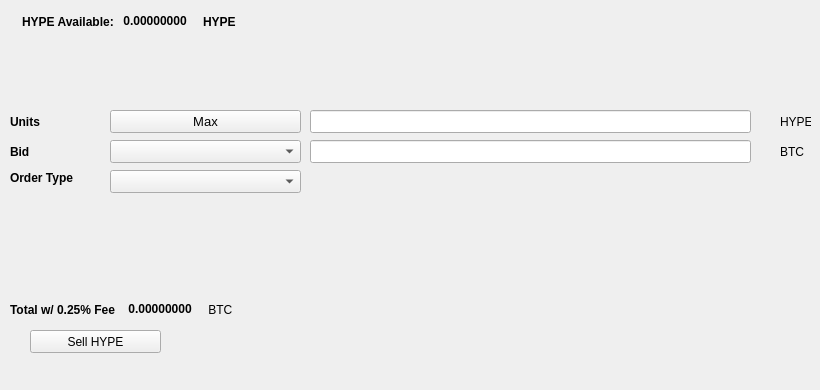
   <widget class="QWidget" name="SellTab">
    <attribute name="title">
     <string>Sell</string>
    </attribute>
    <widget class="QLabel" name="label_16">
     <property name="geometry">
      <rect>
       <x>780</x>
       <y>140</y>
       <width>31</width>
       <height>23</height>
      </rect>
     </property>
     <property name="text">
      <string>BTC</string>
     </property>
    </widget>
    <widget class="QComboBox" name="SellBidcomboBox">
     <property name="geometry">
      <rect>
       <x>110</x>
       <y>140</y>
       <width>191</width>
       <height>23</height>
      </rect>
     </property>
     <property name="font">
      <font>
       <pointsize>10</pointsize>
      </font>
     </property>
    </widget>
    <widget class="QLabel" name="label_18">
     <property name="geometry">
      <rect>
       <x>10</x>
       <y>110</y>
       <width>46</width>
       <height>23</height>
      </rect>
     </property>
     <property name="font">
      <font>
       <weight>75</weight>
       <bold>true</bold>
      </font>
     </property>
     <property name="text">
      <string>Units</string>
     </property>
    </widget>
    <widget class="QPushButton" name="Sell_Max_Amount">
     <property name="geometry">
      <rect>
       <x>110</x>
       <y>110</y>
       <width>191</width>
       <height>23</height>
      </rect>
     </property>
     <property name="font">
      <font>
       <pointsize>10</pointsize>
      </font>
     </property>
     <property name="text">
      <string>Max</string>
     </property>
    </widget>
    <widget class="QLabel" name="label_20">
     <property name="geometry">
      <rect>
       <x>10</x>
       <y>170</y>
       <width>91</width>
       <height>16</height>
      </rect>
     </property>
     <property name="font">
      <font>
       <weight>75</weight>
       <bold>true</bold>
      </font>
     </property>
     <property name="text">
      <string>Order Type</string>
     </property>
    </widget>
    <widget class="QComboBox" name="SellOrdertypeCombo">
     <property name="geometry">
      <rect>
       <x>110</x>
       <y>170</y>
       <width>191</width>
       <height>23</height>
      </rect>
     </property>
     <property name="font">
      <font>
       <pointsize>10</pointsize>
      </font>
     </property>
    </widget>
    <widget class="QLabel" name="label_21">
     <property name="geometry">
      <rect>
       <x>10</x>
       <y>140</y>
       <width>46</width>
       <height>23</height>
      </rect>
     </property>
     <property name="font">
      <font>
       <weight>75</weight>
       <bold>true</bold>
      </font>
     </property>
     <property name="text">
      <string>Bid</string>
     </property>
    </widget>
    <widget class="QLabel" name="label_22">
     <property name="geometry">
      <rect>
       <x>780</x>
       <y>110</y>
       <width>31</width>
       <height>23</height>
      </rect>
     </property>
     <property name="text">
      <string>HYPE</string>
     </property>
    </widget>
    <widget class="QLineEdit" name="UnitsInputHYPE">
     <property name="geometry">
      <rect>
       <x>310</x>
       <y>110</y>
       <width>441</width>
       <height>23</height>
      </rect>
     </property>
     <property name="font">
      <font>
       <pointsize>9</pointsize>
       <weight>75</weight>
       <bold>true</bold>
      </font>
     </property>
    </widget>
    <widget class="QLineEdit" name="SellBidPriceEdit">
     <property name="geometry">
      <rect>
       <x>310</x>
       <y>140</y>
       <width>441</width>
       <height>23</height>
      </rect>
     </property>
     <property name="font">
      <font>
       <pointsize>9</pointsize>
       <weight>75</weight>
       <bold>true</bold>
      </font>
     </property>
    </widget>
    <widget class="QPushButton" name="SellHYPEBTN">
     <property name="geometry">
      <rect>
       <x>30</x>
       <y>330</y>
       <width>131</width>
       <height>23</height>
      </rect>
     </property>
     <property name="text">
      <string>Sell HYPE</string>
     </property>
     <property name="icon">
      <iconset resource="../hype">
       <normaloff>:/icons/bitcoin</normaloff>:/icons/bitcoin</iconset>
     </property>
    </widget>
    <widget class="QWidget" name="layoutWidget3">
     <property name="geometry">
      <rect>
       <x>22</x>
       <y>12</y>
       <width>258</width>
       <height>19</height>
      </rect>
     </property>
     <layout class="QHBoxLayout" name="horizontalLayout">
      <item>
       <widget class="QLabel" name="label232_2">
        <property name="font">
         <font>
          <weight>75</weight>
          <bold>true</bold>
         </font>
        </property>
        <property name="text">
         <string>HYPE Available:</string>
        </property>
       </widget>
      </item>
      <item>
       <widget class="QLabel" name="HYPEAvailableLabel">
        <property name="palette">
         <palette>
          <active>
           <colorrole role="WindowText">
            <brush brushstyle="SolidPattern">
             <color alpha="255">
              <red>0</red>
              <green>0</green>
              <blue>0</blue>
             </color>
            </brush>
           </colorrole>
           <colorrole role="Button">
            <brush brushstyle="SolidPattern">
             <color alpha="255">
              <red>0</red>
              <green>170</green>
              <blue>0</blue>
             </color>
            </brush>
           </colorrole>
           <colorrole role="Light">
            <brush brushstyle="SolidPattern">
             <color alpha="255">
              <red>0</red>
              <green>255</green>
              <blue>0</blue>
             </color>
            </brush>
           </colorrole>
           <colorrole role="Midlight">
            <brush brushstyle="SolidPattern">
             <color alpha="255">
              <red>0</red>
              <green>212</green>
              <blue>0</blue>
             </color>
            </brush>
           </colorrole>
           <colorrole role="Dark">
            <brush brushstyle="SolidPattern">
             <color alpha="255">
              <red>0</red>
              <green>85</green>
              <blue>0</blue>
             </color>
            </brush>
           </colorrole>
           <colorrole role="Mid">
            <brush brushstyle="SolidPattern">
             <color alpha="255">
              <red>0</red>
              <green>113</green>
              <blue>0</blue>
             </color>
            </brush>
           </colorrole>
           <colorrole role="Text">
            <brush brushstyle="SolidPattern">
             <color alpha="255">
              <red>0</red>
              <green>170</green>
              <blue>0</blue>
             </color>
            </brush>
           </colorrole>
           <colorrole role="BrightText">
            <brush brushstyle="SolidPattern">
             <color alpha="255">
              <red>255</red>
              <green>255</green>
              <blue>255</blue>
             </color>
            </brush>
           </colorrole>
           <colorrole role="ButtonText">
            <brush brushstyle="SolidPattern">
             <color alpha="255">
              <red>0</red>
              <green>0</green>
              <blue>0</blue>
             </color>
            </brush>
           </colorrole>
           <colorrole role="Base">
            <brush brushstyle="SolidPattern">
             <color alpha="255">
              <red>255</red>
              <green>255</green>
              <blue>255</blue>
             </color>
            </brush>
           </colorrole>
           <colorrole role="Window">
            <brush brushstyle="SolidPattern">
             <color alpha="255">
              <red>0</red>
              <green>170</green>
              <blue>0</blue>
             </color>
            </brush>
           </colorrole>
           <colorrole role="Shadow">
            <brush brushstyle="SolidPattern">
             <color alpha="255">
              <red>0</red>
              <green>0</green>
              <blue>0</blue>
             </color>
            </brush>
           </colorrole>
           <colorrole role="AlternateBase">
            <brush brushstyle="SolidPattern">
             <color alpha="255">
              <red>127</red>
              <green>212</green>
              <blue>127</blue>
             </color>
            </brush>
           </colorrole>
           <colorrole role="ToolTipBase">
            <brush brushstyle="SolidPattern">
             <color alpha="255">
              <red>255</red>
              <green>255</green>
              <blue>220</blue>
             </color>
            </brush>
           </colorrole>
           <colorrole role="ToolTipText">
            <brush brushstyle="SolidPattern">
             <color alpha="255">
              <red>0</red>
              <green>0</green>
              <blue>0</blue>
             </color>
            </brush>
           </colorrole>
          </active>
          <inactive>
           <colorrole role="WindowText">
            <brush brushstyle="SolidPattern">
             <color alpha="255">
              <red>0</red>
              <green>0</green>
              <blue>0</blue>
             </color>
            </brush>
           </colorrole>
           <colorrole role="Button">
            <brush brushstyle="SolidPattern">
             <color alpha="255">
              <red>0</red>
              <green>170</green>
              <blue>0</blue>
             </color>
            </brush>
           </colorrole>
           <colorrole role="Light">
            <brush brushstyle="SolidPattern">
             <color alpha="255">
              <red>0</red>
              <green>255</green>
              <blue>0</blue>
             </color>
            </brush>
           </colorrole>
           <colorrole role="Midlight">
            <brush brushstyle="SolidPattern">
             <color alpha="255">
              <red>0</red>
              <green>212</green>
              <blue>0</blue>
             </color>
            </brush>
           </colorrole>
           <colorrole role="Dark">
            <brush brushstyle="SolidPattern">
             <color alpha="255">
              <red>0</red>
              <green>85</green>
              <blue>0</blue>
             </color>
            </brush>
           </colorrole>
           <colorrole role="Mid">
            <brush brushstyle="SolidPattern">
             <color alpha="255">
              <red>0</red>
              <green>113</green>
              <blue>0</blue>
             </color>
            </brush>
           </colorrole>
           <colorrole role="Text">
            <brush brushstyle="SolidPattern">
             <color alpha="255">
              <red>0</red>
              <green>170</green>
              <blue>0</blue>
             </color>
            </brush>
           </colorrole>
           <colorrole role="BrightText">
            <brush brushstyle="SolidPattern">
             <color alpha="255">
              <red>255</red>
              <green>255</green>
              <blue>255</blue>
             </color>
            </brush>
           </colorrole>
           <colorrole role="ButtonText">
            <brush brushstyle="SolidPattern">
             <color alpha="255">
              <red>0</red>
              <green>0</green>
              <blue>0</blue>
             </color>
            </brush>
           </colorrole>
           <colorrole role="Base">
            <brush brushstyle="SolidPattern">
             <color alpha="255">
              <red>255</red>
              <green>255</green>
              <blue>255</blue>
             </color>
            </brush>
           </colorrole>
           <colorrole role="Window">
            <brush brushstyle="SolidPattern">
             <color alpha="255">
              <red>0</red>
              <green>170</green>
              <blue>0</blue>
             </color>
            </brush>
           </colorrole>
           <colorrole role="Shadow">
            <brush brushstyle="SolidPattern">
             <color alpha="255">
              <red>0</red>
              <green>0</green>
              <blue>0</blue>
             </color>
            </brush>
           </colorrole>
           <colorrole role="AlternateBase">
            <brush brushstyle="SolidPattern">
             <color alpha="255">
              <red>127</red>
              <green>212</green>
              <blue>127</blue>
             </color>
            </brush>
           </colorrole>
           <colorrole role="ToolTipBase">
            <brush brushstyle="SolidPattern">
             <color alpha="255">
              <red>255</red>
              <green>255</green>
              <blue>220</blue>
             </color>
            </brush>
           </colorrole>
           <colorrole role="ToolTipText">
            <brush brushstyle="SolidPattern">
             <color alpha="255">
              <red>0</red>
              <green>0</green>
              <blue>0</blue>
             </color>
            </brush>
           </colorrole>
          </inactive>
          <disabled>
           <colorrole role="WindowText">
            <brush brushstyle="SolidPattern">
             <color alpha="255">
              <red>0</red>
              <green>85</green>
              <blue>0</blue>
             </color>
            </brush>
           </colorrole>
           <colorrole role="Button">
            <brush brushstyle="SolidPattern">
             <color alpha="255">
              <red>0</red>
              <green>170</green>
              <blue>0</blue>
             </color>
            </brush>
           </colorrole>
           <colorrole role="Light">
            <brush brushstyle="SolidPattern">
             <color alpha="255">
              <red>0</red>
              <green>255</green>
              <blue>0</blue>
             </color>
            </brush>
           </colorrole>
           <colorrole role="Midlight">
            <brush brushstyle="SolidPattern">
             <color alpha="255">
              <red>0</red>
              <green>212</green>
              <blue>0</blue>
             </color>
            </brush>
           </colorrole>
           <colorrole role="Dark">
            <brush brushstyle="SolidPattern">
             <color alpha="255">
              <red>0</red>
              <green>85</green>
              <blue>0</blue>
             </color>
            </brush>
           </colorrole>
           <colorrole role="Mid">
            <brush brushstyle="SolidPattern">
             <color alpha="255">
              <red>0</red>
              <green>113</green>
              <blue>0</blue>
             </color>
            </brush>
           </colorrole>
           <colorrole role="Text">
            <brush brushstyle="SolidPattern">
             <color alpha="255">
              <red>0</red>
              <green>85</green>
              <blue>0</blue>
             </color>
            </brush>
           </colorrole>
           <colorrole role="BrightText">
            <brush brushstyle="SolidPattern">
             <color alpha="255">
              <red>255</red>
              <green>255</green>
              <blue>255</blue>
             </color>
            </brush>
           </colorrole>
           <colorrole role="ButtonText">
            <brush brushstyle="SolidPattern">
             <color alpha="255">
              <red>0</red>
              <green>85</green>
              <blue>0</blue>
             </color>
            </brush>
           </colorrole>
           <colorrole role="Base">
            <brush brushstyle="SolidPattern">
             <color alpha="255">
              <red>0</red>
              <green>170</green>
              <blue>0</blue>
             </color>
            </brush>
           </colorrole>
           <colorrole role="Window">
            <brush brushstyle="SolidPattern">
             <color alpha="255">
              <red>0</red>
              <green>170</green>
              <blue>0</blue>
             </color>
            </brush>
           </colorrole>
           <colorrole role="Shadow">
            <brush brushstyle="SolidPattern">
             <color alpha="255">
              <red>0</red>
              <green>0</green>
              <blue>0</blue>
             </color>
            </brush>
           </colorrole>
           <colorrole role="AlternateBase">
            <brush brushstyle="SolidPattern">
             <color alpha="255">
              <red>0</red>
              <green>170</green>
              <blue>0</blue>
             </color>
            </brush>
           </colorrole>
           <colorrole role="ToolTipBase">
            <brush brushstyle="SolidPattern">
             <color alpha="255">
              <red>255</red>
              <green>255</green>
              <blue>220</blue>
             </color>
            </brush>
           </colorrole>
           <colorrole role="ToolTipText">
            <brush brushstyle="SolidPattern">
             <color alpha="255">
              <red>0</red>
              <green>0</green>
              <blue>0</blue>
             </color>
            </brush>
           </colorrole>
          </disabled>
         </palette>
        </property>
        <property name="font">
         <font>
          <weight>75</weight>
          <bold>true</bold>
         </font>
        </property>
        <property name="text">
         <string> 0.00000000 </string>
        </property>
        <property name="textInteractionFlags">
         <set>Qt::LinksAccessibleByMouse|Qt::TextSelectableByKeyboard|Qt::TextSelectableByMouse</set>
        </property>
       </widget>
      </item>
      <item>
       <widget class="QLabel" name="labelHYPE">
        <property name="font">
         <font>
          <weight>75</weight>
          <bold>true</bold>
         </font>
        </property>
        <property name="text">
         <string>HYPE</string>
        </property>
       </widget>
      </item>
     </layout>
    </widget>
    <widget class="QWidget" name="layoutWidget">
     <property name="geometry">
      <rect>
       <x>10</x>
       <y>300</y>
       <width>268</width>
       <height>19</height>
      </rect>
     </property>
     <layout class="QHBoxLayout" name="horizontalLayout_2">
      <item>
       <widget class="QLabel" name="label_19">
        <property name="font">
         <font>
          <weight>75</weight>
          <bold>true</bold>
         </font>
        </property>
        <property name="text">
         <string>Total w/ 0.25% Fee </string>
        </property>
       </widget>
      </item>
      <item>
       <widget class="QLabel" name="SellCostLabel">
        <property name="palette">
         <palette>
          <active>
           <colorrole role="WindowText">
            <brush brushstyle="SolidPattern">
             <color alpha="255">
              <red>0</red>
              <green>0</green>
              <blue>0</blue>
             </color>
            </brush>
           </colorrole>
           <colorrole role="Button">
            <brush brushstyle="SolidPattern">
             <color alpha="255">
              <red>0</red>
              <green>170</green>
              <blue>0</blue>
             </color>
            </brush>
           </colorrole>
           <colorrole role="Light">
            <brush brushstyle="SolidPattern">
             <color alpha="255">
              <red>0</red>
              <green>255</green>
              <blue>0</blue>
             </color>
            </brush>
           </colorrole>
           <colorrole role="Midlight">
            <brush brushstyle="SolidPattern">
             <color alpha="255">
              <red>0</red>
              <green>212</green>
              <blue>0</blue>
             </color>
            </brush>
           </colorrole>
           <colorrole role="Dark">
            <brush brushstyle="SolidPattern">
             <color alpha="255">
              <red>0</red>
              <green>85</green>
              <blue>0</blue>
             </color>
            </brush>
           </colorrole>
           <colorrole role="Mid">
            <brush brushstyle="SolidPattern">
             <color alpha="255">
              <red>0</red>
              <green>113</green>
              <blue>0</blue>
             </color>
            </brush>
           </colorrole>
           <colorrole role="Text">
            <brush brushstyle="SolidPattern">
             <color alpha="255">
              <red>0</red>
              <green>170</green>
              <blue>0</blue>
             </color>
            </brush>
           </colorrole>
           <colorrole role="BrightText">
            <brush brushstyle="SolidPattern">
             <color alpha="255">
              <red>255</red>
              <green>255</green>
              <blue>255</blue>
             </color>
            </brush>
           </colorrole>
           <colorrole role="ButtonText">
            <brush brushstyle="SolidPattern">
             <color alpha="255">
              <red>0</red>
              <green>0</green>
              <blue>0</blue>
             </color>
            </brush>
           </colorrole>
           <colorrole role="Base">
            <brush brushstyle="SolidPattern">
             <color alpha="255">
              <red>255</red>
              <green>255</green>
              <blue>255</blue>
             </color>
            </brush>
           </colorrole>
           <colorrole role="Window">
            <brush brushstyle="SolidPattern">
             <color alpha="255">
              <red>0</red>
              <green>170</green>
              <blue>0</blue>
             </color>
            </brush>
           </colorrole>
           <colorrole role="Shadow">
            <brush brushstyle="SolidPattern">
             <color alpha="255">
              <red>0</red>
              <green>0</green>
              <blue>0</blue>
             </color>
            </brush>
           </colorrole>
           <colorrole role="AlternateBase">
            <brush brushstyle="SolidPattern">
             <color alpha="255">
              <red>127</red>
              <green>212</green>
              <blue>127</blue>
             </color>
            </brush>
           </colorrole>
           <colorrole role="ToolTipBase">
            <brush brushstyle="SolidPattern">
             <color alpha="255">
              <red>255</red>
              <green>255</green>
              <blue>220</blue>
             </color>
            </brush>
           </colorrole>
           <colorrole role="ToolTipText">
            <brush brushstyle="SolidPattern">
             <color alpha="255">
              <red>0</red>
              <green>0</green>
              <blue>0</blue>
             </color>
            </brush>
           </colorrole>
          </active>
          <inactive>
           <colorrole role="WindowText">
            <brush brushstyle="SolidPattern">
             <color alpha="255">
              <red>0</red>
              <green>0</green>
              <blue>0</blue>
             </color>
            </brush>
           </colorrole>
           <colorrole role="Button">
            <brush brushstyle="SolidPattern">
             <color alpha="255">
              <red>0</red>
              <green>170</green>
              <blue>0</blue>
             </color>
            </brush>
           </colorrole>
           <colorrole role="Light">
            <brush brushstyle="SolidPattern">
             <color alpha="255">
              <red>0</red>
              <green>255</green>
              <blue>0</blue>
             </color>
            </brush>
           </colorrole>
           <colorrole role="Midlight">
            <brush brushstyle="SolidPattern">
             <color alpha="255">
              <red>0</red>
              <green>212</green>
              <blue>0</blue>
             </color>
            </brush>
           </colorrole>
           <colorrole role="Dark">
            <brush brushstyle="SolidPattern">
             <color alpha="255">
              <red>0</red>
              <green>85</green>
              <blue>0</blue>
             </color>
            </brush>
           </colorrole>
           <colorrole role="Mid">
            <brush brushstyle="SolidPattern">
             <color alpha="255">
              <red>0</red>
              <green>113</green>
              <blue>0</blue>
             </color>
            </brush>
           </colorrole>
           <colorrole role="Text">
            <brush brushstyle="SolidPattern">
             <color alpha="255">
              <red>0</red>
              <green>170</green>
              <blue>0</blue>
             </color>
            </brush>
           </colorrole>
           <colorrole role="BrightText">
            <brush brushstyle="SolidPattern">
             <color alpha="255">
              <red>255</red>
              <green>255</green>
              <blue>255</blue>
             </color>
            </brush>
           </colorrole>
           <colorrole role="ButtonText">
            <brush brushstyle="SolidPattern">
             <color alpha="255">
              <red>0</red>
              <green>0</green>
              <blue>0</blue>
             </color>
            </brush>
           </colorrole>
           <colorrole role="Base">
            <brush brushstyle="SolidPattern">
             <color alpha="255">
              <red>255</red>
              <green>255</green>
              <blue>255</blue>
             </color>
            </brush>
           </colorrole>
           <colorrole role="Window">
            <brush brushstyle="SolidPattern">
             <color alpha="255">
              <red>0</red>
              <green>170</green>
              <blue>0</blue>
             </color>
            </brush>
           </colorrole>
           <colorrole role="Shadow">
            <brush brushstyle="SolidPattern">
             <color alpha="255">
              <red>0</red>
              <green>0</green>
              <blue>0</blue>
             </color>
            </brush>
           </colorrole>
           <colorrole role="AlternateBase">
            <brush brushstyle="SolidPattern">
             <color alpha="255">
              <red>127</red>
              <green>212</green>
              <blue>127</blue>
             </color>
            </brush>
           </colorrole>
           <colorrole role="ToolTipBase">
            <brush brushstyle="SolidPattern">
             <color alpha="255">
              <red>255</red>
              <green>255</green>
              <blue>220</blue>
             </color>
            </brush>
           </colorrole>
           <colorrole role="ToolTipText">
            <brush brushstyle="SolidPattern">
             <color alpha="255">
              <red>0</red>
              <green>0</green>
              <blue>0</blue>
             </color>
            </brush>
           </colorrole>
          </inactive>
          <disabled>
           <colorrole role="WindowText">
            <brush brushstyle="SolidPattern">
             <color alpha="255">
              <red>0</red>
              <green>85</green>
              <blue>0</blue>
             </color>
            </brush>
           </colorrole>
           <colorrole role="Button">
            <brush brushstyle="SolidPattern">
             <color alpha="255">
              <red>0</red>
              <green>170</green>
              <blue>0</blue>
             </color>
            </brush>
           </colorrole>
           <colorrole role="Light">
            <brush brushstyle="SolidPattern">
             <color alpha="255">
              <red>0</red>
              <green>255</green>
              <blue>0</blue>
             </color>
            </brush>
           </colorrole>
           <colorrole role="Midlight">
            <brush brushstyle="SolidPattern">
             <color alpha="255">
              <red>0</red>
              <green>212</green>
              <blue>0</blue>
             </color>
            </brush>
           </colorrole>
           <colorrole role="Dark">
            <brush brushstyle="SolidPattern">
             <color alpha="255">
              <red>0</red>
              <green>85</green>
              <blue>0</blue>
             </color>
            </brush>
           </colorrole>
           <colorrole role="Mid">
            <brush brushstyle="SolidPattern">
             <color alpha="255">
              <red>0</red>
              <green>113</green>
              <blue>0</blue>
             </color>
            </brush>
           </colorrole>
           <colorrole role="Text">
            <brush brushstyle="SolidPattern">
             <color alpha="255">
              <red>0</red>
              <green>85</green>
              <blue>0</blue>
             </color>
            </brush>
           </colorrole>
           <colorrole role="BrightText">
            <brush brushstyle="SolidPattern">
             <color alpha="255">
              <red>255</red>
              <green>255</green>
              <blue>255</blue>
             </color>
            </brush>
           </colorrole>
           <colorrole role="ButtonText">
            <brush brushstyle="SolidPattern">
             <color alpha="255">
              <red>0</red>
              <green>85</green>
              <blue>0</blue>
             </color>
            </brush>
           </colorrole>
           <colorrole role="Base">
            <brush brushstyle="SolidPattern">
             <color alpha="255">
              <red>0</red>
              <green>170</green>
              <blue>0</blue>
             </color>
            </brush>
           </colorrole>
           <colorrole role="Window">
            <brush brushstyle="SolidPattern">
             <color alpha="255">
              <red>0</red>
              <green>170</green>
              <blue>0</blue>
             </color>
            </brush>
           </colorrole>
           <colorrole role="Shadow">
            <brush brushstyle="SolidPattern">
             <color alpha="255">
              <red>0</red>
              <green>0</green>
              <blue>0</blue>
             </color>
            </brush>
           </colorrole>
           <colorrole role="AlternateBase">
            <brush brushstyle="SolidPattern">
             <color alpha="255">
              <red>0</red>
              <green>170</green>
              <blue>0</blue>
             </color>
            </brush>
           </colorrole>
           <colorrole role="ToolTipBase">
            <brush brushstyle="SolidPattern">
             <color alpha="255">
              <red>255</red>
              <green>255</green>
              <blue>220</blue>
             </color>
            </brush>
           </colorrole>
           <colorrole role="ToolTipText">
            <brush brushstyle="SolidPattern">
             <color alpha="255">
              <red>0</red>
              <green>0</green>
              <blue>0</blue>
             </color>
            </brush>
           </colorrole>
          </disabled>
         </palette>
        </property>
        <property name="font">
         <font>
          <weight>75</weight>
          <bold>true</bold>
         </font>
        </property>
        <property name="autoFillBackground">
         <bool>false</bool>
        </property>
        <property name="text">
         <string> 0.00000000</string>
        </property>
        <property name="textInteractionFlags">
         <set>Qt::LinksAccessibleByMouse|Qt::TextSelectableByMouse</set>
        </property>
       </widget>
      </item>
      <item>
       <widget class="QLabel" name="label_17">
        <property name="font">
         <font>
          <weight>50</weight>
          <bold>false</bold>
         </font>
        </property>
        <property name="text">
         <string> BTC</string>
        </property>
       </widget>
      </item>
     </layout>
    </widget>
    <widget class="QLabel" name="label_23">
     <property name="geometry">
      <rect>
       <x>460</x>
       <y>300</y>
       <width>281</width>
       <height>81</height>
      </rect>
     </property>
     <property name="text">
      <string/>
     </property>
     <property name="pixmap">
      <pixmap>:/images/bittrex</pixmap>
     </property>
    </widget>
   </widget>
